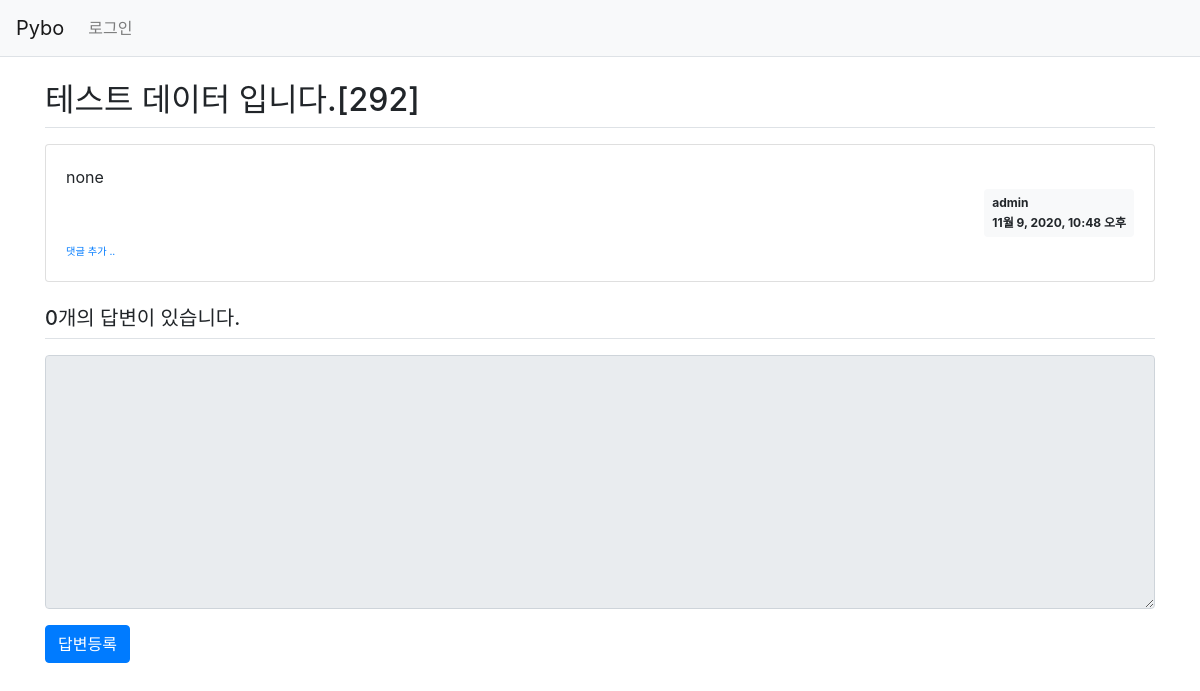
The page /pybo/299/ on the database as committed earlier.
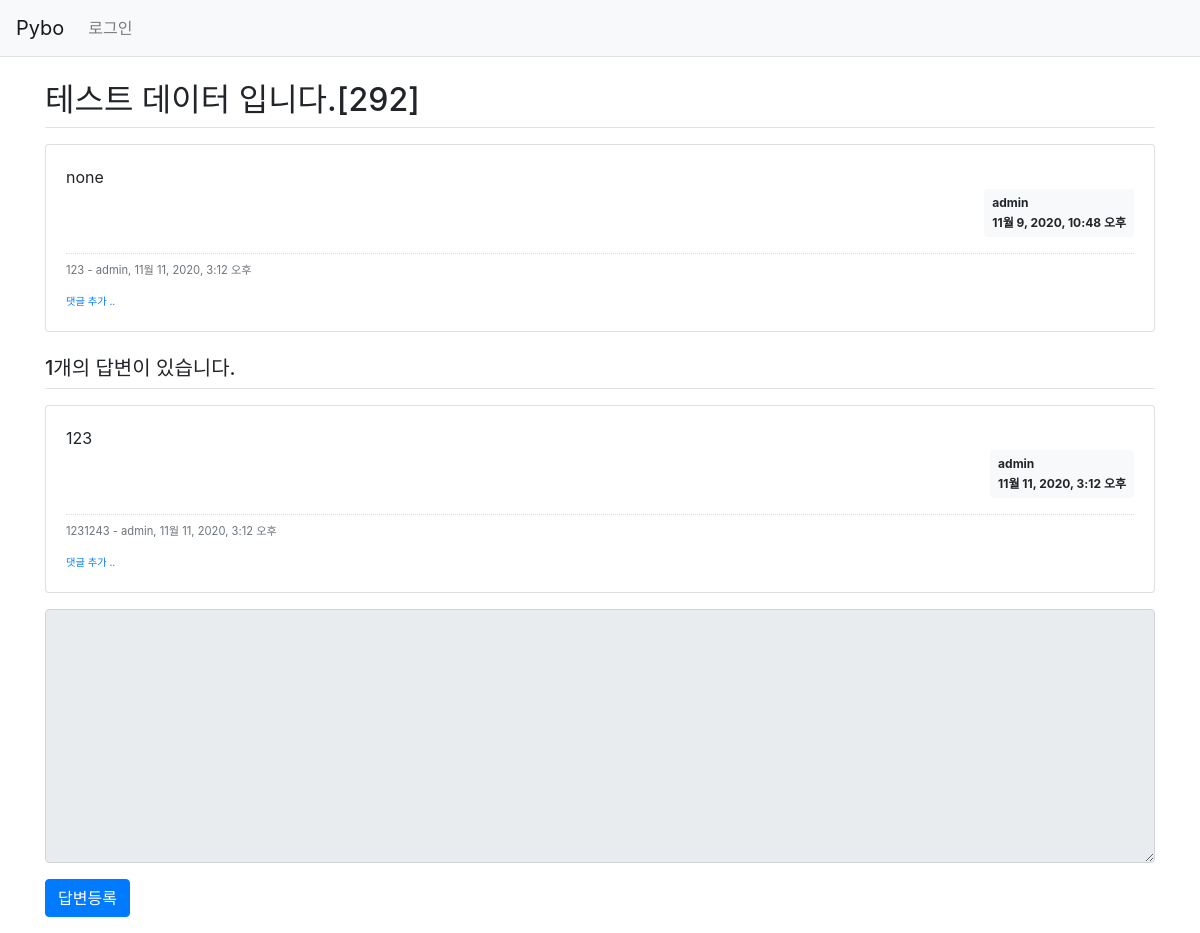
The same page on the database as committed later.
### pybo/models.py (models this page shows, shortened)
class Question(models.Model):
    author = models.ForeignKey(User, on_delete=models.CASCADE)
    subject = models.CharField(max_length=200)
    content = models.TextField()
    modify_date = models.DateTimeField(null=True, blank=True)
    create_date = models.DateTimeField()

class Comment(models.Model):
    author = models.ForeignKey(User, on_delete=models.CASCADE)
    content = models.TextField()
    create_date = models.DateTimeField()
    modify_date = models.DateTimeField(null=True, blank=True)
    question = models.ForeignKey(Question, null=True, blank=True, on_delete=models.CASCADE)
    answer = models.ForeignKey(Answer, null=True, blank=True, on_delete=models.CASCADE)

class Answer(models.Model):
    author = models.ForeignKey(User, on_delete=models.CASCADE)
    question = models.ForeignKey(Question, on_delete=models.CASCADE)
    content = models.TextField()
    modify_date = models.DateTimeField(null=True, blank=True)
    create_date = models.DateTimeField()

### pybo/views/base_views.py (the view)
# urls.py: path('<int:question_id>/', base_views.detail, name='detail'),
def detail(request, question_id):
    question = get_object_or_404(Question, pk=question_id)
    context = {'question': question}
    return render(request, 'pybo/question_detail.html', context)

### templates/pybo/question_detail.html (shortened to what this page needs)
{% extends './base.html' %}
{% block content %}
<div class="container my-3">
    <h2 class="border-bottom py-2">{{ question.subject }}</h2>
    <div class="card my-3">
        <div class="card-body">
            <div class="card-text" style="white-space: pre-line;">{{ question.content }}</div>
            <div class="d-flex justify-content-end">
                <div class="badge badge-light p-2 text-left">
                    <div class="mb-2">{{ question.author.username }}</div>
                    <div>{{ question.create_date }}</div>
                </div>
            </div>
            {% if question.comment_set.count > 0 %}
            <div class="mt-3">
            {% for comment in question.comment_set.all %}
                <div class="comment py-2 text-muted">
                    <span style="white-space: pre-line;">{{ comment.content }}</span>
                    <span>
                        - {{ comment.author }}, {{ comment.create_date }}
                    </span>
                </div>
            {% endfor %}
            </div>
            {% endif %}
            <div>
                <a href="{% url 'pybo:comment_create_question' question.id  %}"
                   class="small"><small>댓글 추가 ..</small></a>
            </div>
        </div>
    </div>
    <h5 class="border-bottom my-3 py-2">{{question.answer_set.count}}개의 답변이 있습니다.</h5>
    {% for answer in question.answer_set.all %}
    <div class="card my-3">
        <div class="card-body">
            <div class="card-text" style="white-space: pre-line;">{{ answer.content }}</div>
            <div class="d-flex justify-content-end">
                <div class="badge badge-light p-2 text-left">
                    <div class="mb-2">{{ answer.author.username }}</div>
                    <div>{{ answer.create_date }}</div>
                </div>
            </div>
            {% if answer.comment_set.count > 0 %}
            <div class="mt-3">
            {% for comment in answer.comment_set.all %}
                <div class="comment py-2 text-muted">
                    <span style="white-space: pre-line;">{{ comment.content }}</span>
                    <span>
                        - {{ comment.author }}, {{ comment.create_date }}
                    </span>
                </div>
            {% endfor %}
            </div>
            {% endif %}
            <div>
                <a href="{% url 'pybo:comment_create_answer' answer.id  %}"
                   class="small"><small>댓글 추가 ..</small></a>
            </div>
        </div>
    </div>
    {% endfor %}
    <form action="{% url 'pybo:answer_create' question.id %}" method="post" class="my-3">
        <div class="form-group">
              <textarea {% if not user.is_authenticated %}disabled{% endif %}
              name="content" id="content" class="form-control" rows="10"></textarea>
        </div>
        <input type="submit" value="답변등록" class="btn btn-primary">
    </form>
</div>
{% endblock %}

### templates/pybo/base.html (shortened to what this page needs)
{% load static %}
<!doctype html>
<html lang="ko">
<head>
    <link rel="stylesheet" type="text/css" href="{% static 'bootstrap.min.css' %}">
    <link rel="stylesheet" type="text/css" href="{% static 'style.css' %}">
</head>
<body>
{% include "navbar.html" %}
{% block content %}
{% endblock %}
</body>
</html>

### templates/navbar.html (shortened to what this page needs)
<nav class="navbar navbar-expand-lg navbar-light bg-light border-bottom">
    <a class="navbar-brand" href="{% url 'pybo:index' %}">Pybo</a>
    <div class="collapse navbar-collapse flex-grow-0" id="navbarNav">
        <ul class="navbar-nav">
            <li class="nav-item ">
                {% if user.is_authenticated %}
                    <a class="nav-link" href="{% url 'common:logout' %}">{{ user.username }} (로그아웃)</a>
                {% else %}
                    <a class="nav-link" href="{% url 'common:login' %}">로그인</a>
                {% endif %}
            </li>
        </ul>
    </div>
</nav>

### static/style.css (style rules this page uses)
.comment { border-top:dotted 1px #ddd; font-size:0.7em; }

Rows that differ between the two databases and show on the page:
computed for Question "테스트 데이터 입니다.[292]": answer_set.count "0" → "1"
added Comment: content "123", author "admin", create_date "11월 11, 2020, 3:12 오후", shown under "테스트 데이터 입니다.[292]"
added Answer: content "123", author.username "admin", create_date "11월 11, 2020, 3:12 오후"
added Comment: content "1231243", author "admin", create_date "11월 11, 2020, 3:12 오후", shown under "123"
